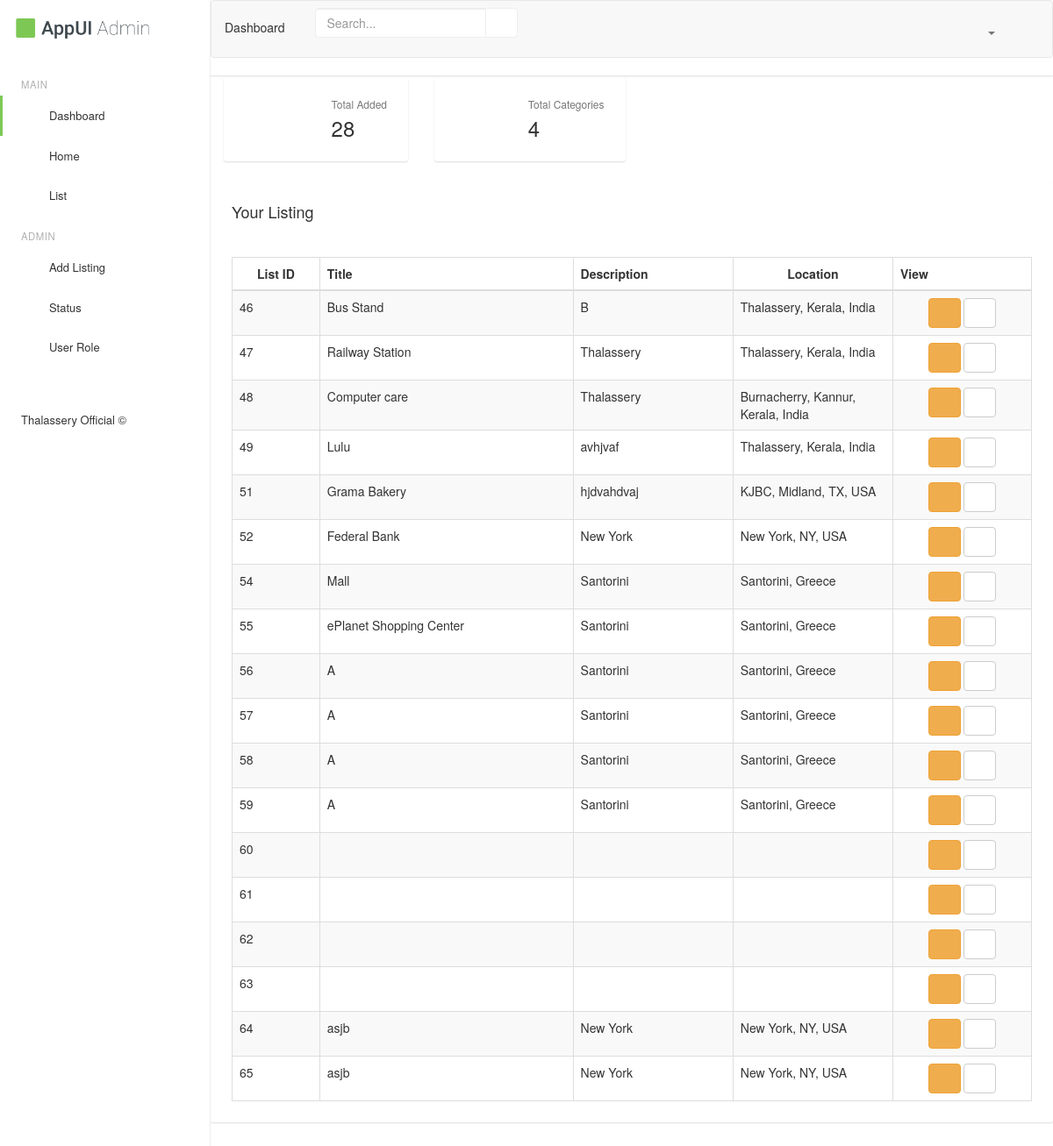
/dist/list, run on the app's committed database.
### tables this page shows
CREATE TABLE IF NOT EXISTS `list` (
  `id` int(9) NOT NULL AUTO_INCREMENT,
  `list_title` varchar(255) DEFAULT NULL,
  `list_description` varchar(400) DEFAULT NULL,
  `list_location` varchar(900) DEFAULT NULL,
  `list_tagline` varchar(260) DEFAULT NULL,
  `list_number` bigint(20) DEFAULT NULL,
  `cname` varchar(200) DEFAULT NULL,
  `approve` varchar(20) NOT NULL DEFAULT 'pending',
  `userid` int(11) DEFAULT NULL,
  `user` int(11) DEFAULT NULL,
  PRIMARY KEY (`id`),
  UNIQUE KEY `id` (`id`)
);

### dist/list/index.php (the view, shortened to what this page needs)
<!DOCTYPE html>
<html class="app-ui">
    <head>
        <link rel="stylesheet" href="assets/js/plugins/slick/slick.min.css" />
        <link rel="stylesheet" href="assets/js/plugins/slick/slick-theme.min.css" />
        <link rel="stylesheet" id="css-font-awesome" href="assets/css/font-awesome.css" />
        <link rel="stylesheet" id="css-ionicons" href="assets/css/ionicons.css" />
        <link rel="stylesheet" id="css-bootstrap" href="assets/css/bootstrap.css" />
        <link rel="stylesheet" id="css-app" href="assets/css/app.css" />
        <link rel="stylesheet" id="css-app-custom" href="assets/css/app-custom.css" />
    </head>
    <body class="app-ui layout-has-drawer layout-has-fixed-header">
        <div class="app-layout-canvas">
            <div class="app-layout-container">
                <aside class="app-layout-drawer">
                    <div class="app-layout-drawer-scroll">
                        <div id="logo" class="drawer-header">
                            <a href="index.php"><img class="img-responsive" src="assets/img/logo/logo-backend.png" title="AppUI" alt="AppUI" /></a>
                        </div>
                        <nav class="drawer-main">
                            <ul class="nav nav-drawer">
                                <li class="nav-item nav-drawer-header">Main</li>
                                <li class="nav-item active">
                                    <a href=".././index.php"><i class="ion-ios-speedometer-outline"></i> Dashboard</a>
                                </li>
                                <li class="nav-item">
                                    <a href=".././"><i class="ion-ios-monitor-outline"></i> Home</a>
                                </li>
                                <li class="nav-item">
                                    <a href="./"><i class="ion-ios-monitor-outline"></i> List</a>
                                </li>
                                <li class="nav-item nav-drawer-header">Admin</li>
                                <li><a href=".././listing-row.php">Add Listing</a></li>
                                <li><a href=".././index_approve.php">Status</a></li>
                                <li><a href=".././user-role.php">User Role</a></li>
                            </ul>
                        </nav>
                        <div class="drawer-footer">
                            <p class="copyright">Thalassery Official &copy;</p>
                        </div>
                    </div>
                </aside>
                <header class="app-layout-header">
                    <nav class="navbar navbar-default">
                        <div class="container-fluid">
                            <div class="navbar-header">
                                <span class="navbar-page-title">
					Dashboard
				</span>
                            </div>
                            <div class="collapse navbar-collapse" id="header-navbar-collapse">
                                <form class="navbar-form navbar-left app-search-form" role="search">
                                    <div class="form-group">
                                        <div class="input-group">
                                            <input class="form-control" type="search" id="search-input" placeholder="Search..." />
                                            <span class="input-group-btn">
								<button class="btn" type="button"><i class="ion-ios-search-strong"></i></button>
							</span>
                                        </div>
                                    </div>
                                </form>
                                <ul class="nav navbar-nav navbar-right navbar-toolbar hidden-sm hidden-xs">
                                    <li class="dropdown dropdown-listfile">
                                        <a href="javascript:void(0)" data-toggle="dropdown">
                                            <span class="m-r-sm">
                                             <span class="caret"></span> <i class="ion-ios-contact-outline"></i></span>
                                        </a>
                                    </li>
                                </ul>
                            </div>
                        </div>
                    </nav>
                </header>
                <main class="app-layout-content">
                    <div class="container-fluid p-y-md">
                        <div class="row">
                            <div class="col-sm-6 col-lg-3">
                                <a class="card" href="javascript:void(0)">
                                    <div class="card-block clearfix">
                                        <div class="pull-right">
                                        <p class="h6 text-muted m-t-0 m-b-xs">Total Added</p>
                                            <p class="h3 m-t-sm m-b-0">
                                                <?php
                                                $connection = mysqli_connect('localhost', 'root', '', 'sms');
                                                $result = mysqli_query($connection, "SELECT  COUNT(*) as count FROM list");
                                                while ($row = mysqli_fetch_array($result)) {
                                                $var = $row['count'];
                                                echo $var. "";
                                                } ?> </p>
                                        </div>
                                        <div class="pull-left m-r">
                                            <span class="img-avatar img-avatar-48 bg-blue bg-inverse"><i class="ion-ios-bell fa-1-5x"></i></span>
                                        </div>
                                    </div>
                                </a>
                            </div>
                            <div class="row">
                            <div class="col-sm-6 col-lg-3">
                                <a class="card" href="javascript:void(0)">
                                    <div class="card-block clearfix">
                                        <div class="pull-right">
                                        <p class="h6 text-muted m-t-0 m-b-xs">Total Categories</p>
                                            <p class="h3 m-t-sm m-b-0">
                                                <?php
                                                $connection = mysqli_connect('localhost', 'root', '', 'sms');
                                                $result = mysqli_query($connection, "SELECT  COUNT(*) as count FROM categories");
                                                while ($row = mysqli_fetch_array($result)) {
                                                $var = $row['count'];
                                                echo $var. "";
                                                } ?> </p>
                                        </div>
                                        <div class="pull-left m-r">
                                            <span class="img-avatar img-avatar-48 bg-blue bg-inverse"><i class="ion-ios-bell fa-1-5x"></i></span>
                                        </div>
                                    </div>
                                </a>
                            </div>
                                            </div>
                                            <div class="card">
                            <div class="card-header">
                                <h4>Your Listing</h4>
                            </div>
                            <div class="card-block">
                                <table class="table table-bordered table-striped table-vcenter js-dataTable-full">
                                    <thead>
                                        <tr>
                                            <th class="text-center">List ID</th>
                                            <th>Title</th>
                                            <th class="hidden-xs" style="width: 20%;">Description</th>
                                            <th class="text-center" style="width: 20%;">Location</th>
                                            <th>View</th>
                                        </tr>
                                    </thead>
                                    <tbody>
			<?php
                $conn = mysqli_connect('localhost', 'root', '', 'sms');
				$query=mysqli_query($conn,"select * from `list` where approve='approved'");
				while($row=mysqli_fetch_array($query)){
                    ?>
					<tr>
                        <td><?php echo $row['id']; ?></td>
                        <td><?php echo $row['list_title']; ?></td>
						<td><?php echo $row['list_description']; ?></td>
						<td><?php echo $row['list_location']; ?></td>
						<td>
							<center><a href="#edit<?php echo $row['id']; ?>" data-toggle="modal" class="btn btn-warning"><i class="ion-edit"></i></a>
							<a href="#del<?php echo $row['id']; ?>" data-toggle="modal" class="btn btn-default"><i class="ion-close"></i></a></center>
						</td>
                    </tr>
					<?php
				}
			?>
			</tbody>
		</table>
	</div>
</div>
        </div>
        </div>
    </body>
</html>

### data on the page
list: id "46", list_title "Bus Stand", list_description "B", list_location "Thalassery, Kerala, India"
list: id "47", list_title "Railway Station", list_description "Thalassery", list_location "Thalassery, Kerala, India"
list: id "48", list_title "Computer care", list_description "Thalassery", list_location "Burnacherry, Kannur, Kerala, India"
list: id "49", list_title "Lulu", list_description "avhjvaf", list_location "Thalassery, Kerala, India"
list: id "51", list_title "Grama Bakery", list_description "hjdvahdvaj", list_location "KJBC, Midland, TX, USA"
list: id "52", list_title "Federal Bank", list_description "New York", list_location "New York, NY, USA"
list: id "54", list_title "Mall", list_description "Santorini", list_location "Santorini, Greece"
list: id "55", list_title "ePlanet Shopping Center", list_description "Santorini", list_location "Santorini, Greece"
list: id "56", list_title "A", list_description "Santorini", list_location "Santorini, Greece"
list: id "57", list_title "A", list_description "Santorini", list_location "Santorini, Greece"
list: id "58", list_title "A", list_description "Santorini", list_location "Santorini, Greece"
list: id "59", list_title "A", list_description "Santorini", list_location "Santorini, Greece"
list: id "60"
list: id "61"
list: id "62"
list: id "63"
list: id "64", list_title "asjb", list_description "New York", list_location "New York, NY, USA"
list: id "65", list_title "asjb", list_description "New York", list_location "New York, NY, USA"

### other printed values
$var "28"
$var "4"
